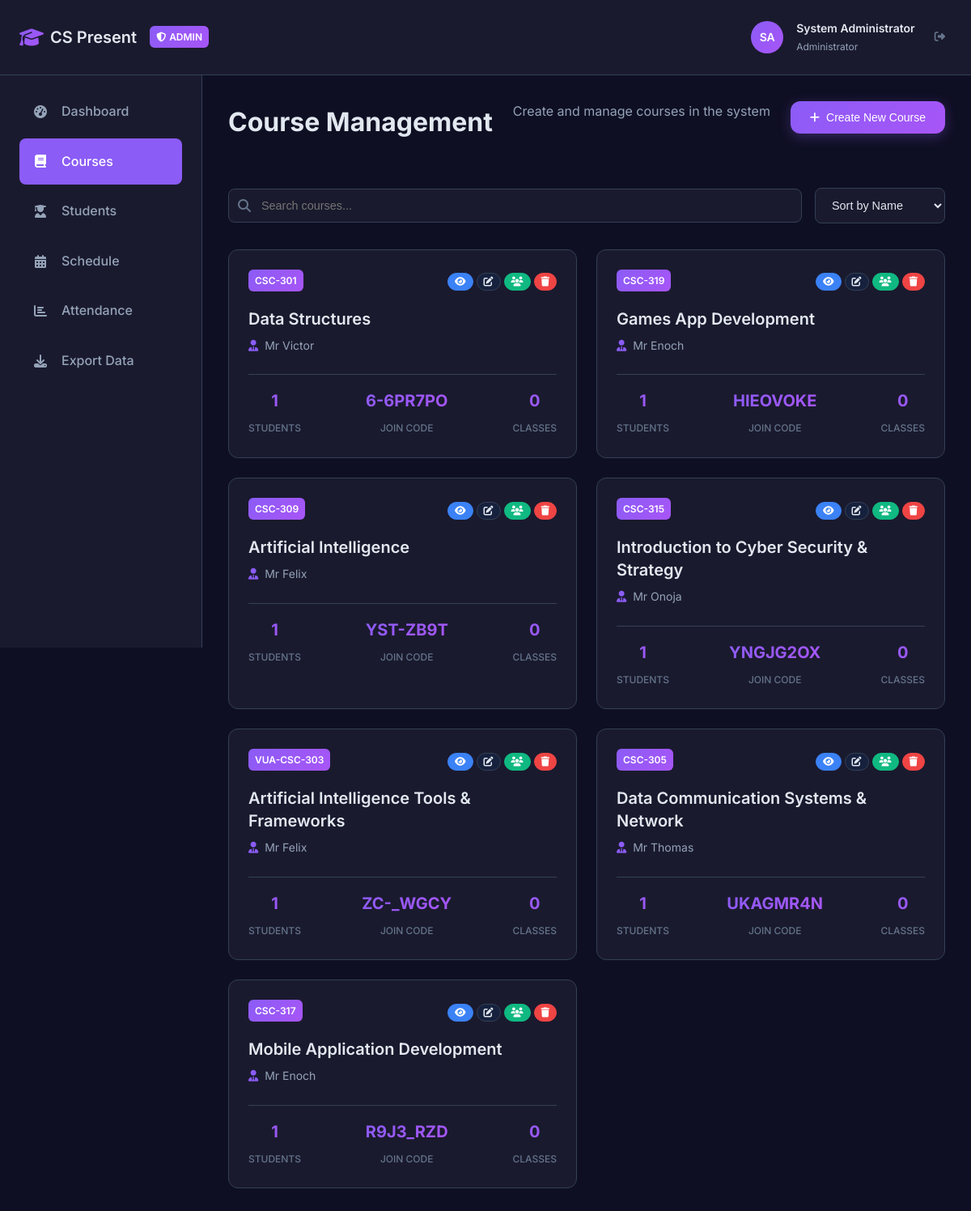
Screenshot of /courses (signed in) with the database file from the repository.
### models.py (models this page shows, shortened)
class Course(db.Model):
    id = db.Column(db.Integer, primary_key=True)
    course_code = db.Column(db.String(10), unique=True, nullable=False)
    course_title = db.Column(db.String(200), nullable=False)
    lecturer_name = db.Column(db.String(100), nullable=False)
    description = db.Column(db.Text)
    join_code = db.Column(db.String(10), unique=True, nullable=False)
    cover_image = db.Column(db.String(255), default='default-course.jpg')
    created_at = db.Column(db.DateTime, default=datetime.utcnow)
    enrollments = db.relationship('Enrollment', backref='course', lazy=True, cascade='all, delete-orphan')
    class_sessions = db.relationship('ClassSession', backref='course', lazy=True, cascade='all, delete-orphan')
    attendance_records = db.relationship('AttendanceRecord', backref='course', lazy=True, cascade='all, delete-orphan')
    def get_enrollment_count(self):
        return len(self.enrollments)

### app.py (the view, shortened to what this page needs)
@app.route("/courses")
@login_required
def courses():
    user = User.query.get(session["user_id"])
    if user.role == "admin":
        courses = Course.query.all()
        return render_template("admin/courses.html", courses=courses, user=user)

### app.py (called while the page is built)
def login_required(f):
    @wraps(f)
    def decorated_function(*args, **kwargs):
        if "user_id" not in session:
            return redirect(url_for("login"))
        return f(*args, **kwargs)
    return decorated_function

### templates/admin/courses.html (shortened to what this page needs)
{% extends "base.html" %}
{% block content %}
<div class="app-layout">
    <div class="app-header">
        <div class="header-content">
            <div class="header-left">
                <a href="{{ url_for('admin_dashboard') }}" class="header-logo">
                    <i class="fas fa-graduation-cap"></i>
                    <span>CS Present</span>
                </a>
                <div class="admin-badge">
                    <i class="fas fa-shield-alt"></i>
                    Admin
                </div>
            </div>
            <div class="header-user">
                <div class="user-avatar admin-avatar">
                    SA
                </div>
                <div class="user-info">
                    <h3>System Administrator</h3>
                    <p>Administrator</p>
                </div>
                <button class="logout-btn" onclick="window.location.href='{{ url_for('logout') }}'">
                    <i class="fas fa-sign-out-alt"></i>
                </button>
            </div>
        </div>
    </div>
    <div class="admin-sidebar">
        <nav class="admin-nav">
            <a href="{{ url_for('admin_dashboard') }}" class="nav-link">
                <i class="fas fa-tachometer-alt"></i>
                <span>Dashboard</span>
            </a>
            <a href="{{ url_for('admin_courses') }}" class="nav-link active">
                <i class="fas fa-book"></i>
                <span>Courses</span>
            </a>
            <a href="{{ url_for('admin_students') }}" class="nav-link">
                <i class="fas fa-user-graduate"></i>
                <span>Students</span>
            </a>
            <a href="{{ url_for('admin_schedule') }}" class="nav-link">
                <i class="fas fa-calendar-alt"></i>
                <span>Schedule</span>
            </a>
            <a href="{{ url_for('admin_attendance') }}" class="nav-link">
                <i class="fas fa-chart-bar"></i>
                <span>Attendance</span>
            </a>
            <a href="{{ url_for('admin_exports') }}" class="nav-link">
                <i class="fas fa-download"></i>
                <span>Export Data</span>
            </a>
        </nav>
    </div>
    <div class="admin-main">
        <div class="admin-content">
            <div class="page-header">
                <h1 class="page-title">Course Management</h1>
                <p class="page-subtitle">Create and manage courses in the system</p>
                <button class="btn btn-primary" onclick="openModal('create-course-modal')">
                    <i class="fas fa-plus"></i>
                    Create New Course
                </button>
            </div>
            <div class="controls-section">
                <div class="search-filter">
                    <div class="search-box">
                        <i class="fas fa-search"></i>
                        <input type="text" id="searchCourses" placeholder="Search courses..." onkeyup="filterCourses()">
                    </div>
                    <select class="filter-select" id="sortCourses" onchange="sortCourses()">
                        <option value="name">Sort by Name</option>
                    </select>
                </div>
            </div>
            <div class="courses-grid" id="coursesList">
                {% for course in courses %}
                <div class="course-card" data-course-name="{{ course.course_title|lower }}" data-course-code="{{ course.course_code|lower }}">
                    <div class="course-header">
                        <div class="course-code">{{ course.course_code }}</div>
                        <div class="course-actions">
                            <button class="btn btn-info btn-sm" onclick="viewCourse({{ course.id }})" title="View Details">
                                <i class="fas fa-eye"></i>
                            </button>
                            <button class="btn btn-secondary btn-sm" onclick="editCourse({{ course.id }})" title="Edit Course">
                                <i class="fas fa-edit"></i>
                            </button>
                            <button class="btn btn-success btn-sm" onclick="manageStudents({{ course.id }})" title="Manage Students">
                                <i class="fas fa-users"></i>
                            </button>
                            <button class="btn btn-danger btn-sm" onclick="confirmDeleteCourse({{ course.id }}, '{{ course.course_title }}')" title="Delete Course">
                                <i class="fas fa-trash"></i>
                            </button>
                        </div>
                    </div>
                    <h3 class="course-title">{{ course.course_title }}</h3>
                    <p class="course-lecturer"><i class="fas fa-user-tie"></i> {{ course.lecturer_name }}</p>
                    <div class="course-stats">
                        <div class="stat-item">
                            <span class="stat-value">{{ course.get_enrollment_count() }}</span>
                            <span class="stat-label">Students</span>
                        </div>
                        <div class="stat-item">
                            <span class="stat-value">{{ course.join_code }}</span>
                            <span class="stat-label">Join Code</span>
                        </div>
                        <div class="stat-item">
                            <span class="stat-value">{{ course.class_sessions|length }}</span>
                            <span class="stat-label">Classes</span>
                        </div>
                    </div>
                </div>
                {% endfor %}
            </div>
        </div>
    </div>
</div>
{% endblock %}

### templates/admin/courses.html (style rules this page uses)
.admin-badge { display: flex; align-items: center; gap: var(--spacing-xs); background: var(--accent-gradient); color: white; padding: var(--spacing-xs) var(--spacing-sm); border-radius: var(--radius-sm); font-size: 0.75rem; font-weight: 600; text-transform: uppercase; }
.admin-avatar { background: var(--accent-gradient); }
.admin-sidebar { position: fixed; left: 0; top: 85px; width: 250px; height: calc(100vh - 85px); background: var(--bg-secondary); border-right: 1px solid var(--border-color); padding: var(--spacing-lg); z-index: 50; }
.admin-nav { display: flex; flex-direction: column; gap: var(--spacing-xs); }
.nav-link { display: flex; align-items: center; gap: var(--spacing-md); padding: var(--spacing-md); color: var(--text-secondary); text-decoration: none; border-radius: var(--radius-md); transition: all 0.2s ease; font-weight: 500; }
.nav-link.active { background: var(--accent-primary); color: white; }
.nav-link i { width: 20px; text-align: center; }
.admin-main { margin-left: 250px; min-height: calc(100vh - 85px); background: var(--bg-primary); }
.admin-content { padding: var(--spacing-xl); }
.page-header { display: flex; justify-content: space-between; align-items: flex-start; margin-bottom: var(--spacing-2xl); flex-wrap: wrap; gap: var(--spacing-lg); }
.page-title { font-size: 2rem; font-weight: 700; color: var(--text-primary); margin-bottom: var(--spacing-sm); }
.page-subtitle { color: var(--text-secondary); font-size: 1rem; }
.courses-grid { display: grid; grid-template-columns: repeat(auto-fit, minmax(300px, 1fr)); gap: var(--spacing-lg); }
.course-card { background: var(--bg-secondary); border: 1px solid var(--border-color); border-radius: var(--radius-lg); padding: var(--spacing-lg); transition: all 0.3s ease; }
.course-header { display: flex; justify-content: space-between; align-items: center; margin-bottom: var(--spacing-md); }
.course-code { background: var(--accent-gradient); color: white; padding: var(--spacing-xs) var(--spacing-sm); border-radius: var(--radius-sm); font-size: 0.75rem; font-weight: 600; text-transform: uppercase; }
.course-actions { display: flex; gap: var(--spacing-xs); }
.btn-sm { padding: var(--spacing-xs) var(--spacing-sm); font-size: 0.75rem; }
.btn-danger { background: var(--error); color: white; border: 1px solid var(--error); }
.course-title { font-size: 1.25rem; font-weight: 600; color: var(--text-primary); margin-bottom: var(--spacing-sm); line-height: 1.4; }
.course-lecturer { color: var(--text-secondary); font-size: 0.875rem; margin-bottom: var(--spacing-lg); }
.course-stats { display: flex; justify-content: space-between; align-items: center; padding-top: var(--spacing-md); border-top: 1px solid var(--border-color); }
.stat-item { text-align: center; }
.stat-value { display: block; font-size: 1.25rem; font-weight: 700; color: var(--accent-primary); }
.stat-label { font-size: 0.75rem; color: var(--text-muted); text-transform: uppercase; }
.controls-section { margin-bottom: var(--spacing-xl); }
.search-filter { display: flex; gap: var(--spacing-md); align-items: center; flex-wrap: wrap; }
.search-box { position: relative; flex: 1; min-width: 250px; }
.search-box i { position: absolute; left: 12px; top: 50%; transform: translateY(-50%); color: var(--text-muted); z-index: 2; }
.search-box input { width: 100%; padding: 12px 12px 12px 40px; background: var(--bg-secondary); border: 1px solid var(--border-color); border-radius: var(--radius-md); color: var(--text-primary); font-size: 0.9rem; }
.filter-select { padding: 12px 16px; background: var(--bg-secondary); border: 1px solid var(--border-color); border-radius: var(--radius-md); color: var(--text-primary); font-size: 0.9rem; min-width: 160px; }
.course-lecturer i { margin-right: var(--spacing-xs); color: var(--accent-primary); }
.btn-info { background: var(--info); color: white; border: 1px solid var(--info); }
.btn-success { background: var(--success); color: white; border: 1px solid var(--success); }

### rows the page displays
Course: course_code "CSC-301", course_title "Data Structures", lecturer_name "Mr Victor", get_enrollment_count "1", join_code "6-6PR7PO", class_sessions|length "0"
Course: course_code "CSC-319", course_title "Games App Development", lecturer_name "Mr Enoch", get_enrollment_count "1", join_code "HIEOVOKE", class_sessions|length "0"
Course: course_code "CSC-309", course_title "Artificial Intelligence", lecturer_name "Mr Felix", get_enrollment_count "1", join_code "YST-ZB9T", class_sessions|length "0"
Course: course_code "CSC-315", course_title "Introduction to Cyber Security & Strategy", lecturer_name "Mr Onoja", get_enrollment_count "1", join_code "YNGJG2OX", class_sessions|length "0"
Course: course_code "VUA-CSC-303", course_title "Artificial Intelligence Tools & Frameworks", lecturer_name "Mr Felix", get_enrollment_count "1", join_code "ZC-_WGCY", class_sessions|length "0"
Course: course_code "CSC-305", course_title "Data Communication Systems & Network", lecturer_name "Mr Thomas", get_enrollment_count "1", join_code "UKAGMR4N", class_sessions|length "0"
Course: course_code "CSC-317", course_title "Mobile Application Development", lecturer_name "Mr Enoch", get_enrollment_count "1", join_code "R9J3_RZD", class_sessions|length "0"
